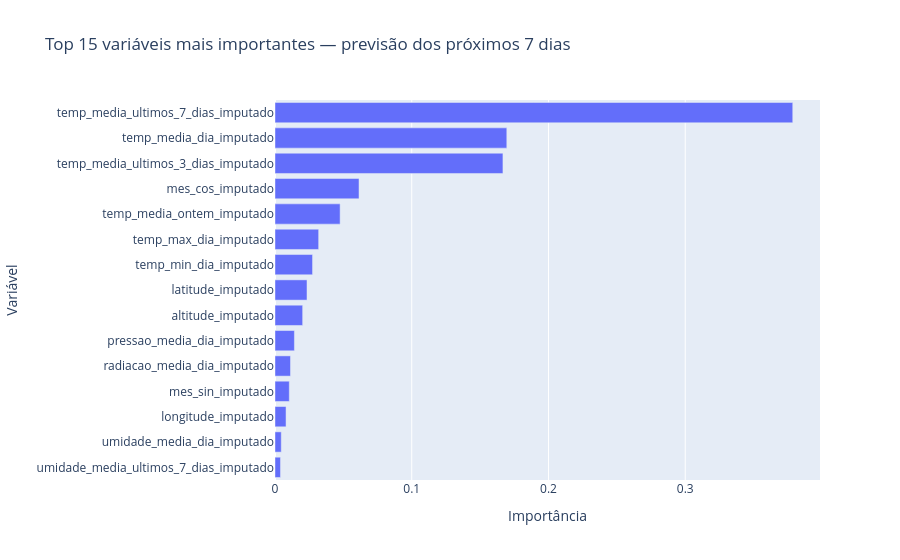

Notebook cell for this chart:
### Markdown cell above
### Gráfico: top 15 variáveis mais importantes — próximos 7 dias

### Code cell
importancias_semana.createOrReplaceTempView("importancias_semana")

imp_semana_rows = spark.sql("""
    SELECT
        feature,
        importancia
    FROM (
        SELECT
            feature,
            importancia
        FROM importancias_semana
        ORDER BY importancia DESC
        LIMIT 15
    )
    ORDER BY importancia ASC
""").collect()

imp_semana_plot = {
    "feature": [row["feature"] for row in imp_semana_rows],
    "importancia": [row["importancia"] for row in imp_semana_rows]
}

fig = px.bar(
    imp_semana_plot,
    x="importancia",
    y="feature",
    orientation="h",
    title="Top 15 variáveis mais importantes — previsão dos próximos 7 dias",
    labels={
        "importancia": "Importância",
        "feature": "Variável"
    }
)

fig.show()

### Figure 1 — Plotly figure (JSON) as saved in the notebook; plotly's stock layout.template omitted (floating-point values rounded to 4 significant figures)
{"data": [{"hovertemplate": "Importância=%{x}<br>Variável=%{y}<extra></extra>", "legendgroup": "", "marker": {"color": "#636efa", "pattern": {"shape": ""}}, "name": "", "orientation": "h", "showlegend": false, "textposition": "auto", "type": "bar", "x": [0.004007, 0.004572, 0.008076, 0.01045, 0.01133, 0.0142, 0.02023, 0.0234, 0.02746, 0.03193, 0.04762, 0.06145, 0.1667, 0.1695, 0.3786], "xaxis": "x", "y": ["umidade_media_ultimos_7_dias_imputado", "umidade_media_dia_imputado", "longitude_imputado", "mes_sin_imputado", "radiacao_media_dia_imputado", "pressao_media_dia_imputado", "altitude_imputado", "latitude_imputado", "temp_min_dia_imputado", "temp_max_dia_imputado", "temp_media_ontem_imputado", "mes_cos_imputado", "temp_media_ultimos_3_dias_imputado", "temp_media_dia_imputado", "temp_media_ultimos_7_dias_imputado"], "yaxis": "y"}], "layout": {"barmode": "relative", "legend": {"tracegroupgap": 0}, "title": {"text": "Top 15 variáveis mais importantes — previsão dos próximos 7 dias"}, "xaxis": {"anchor": "y", "domain": [0, 1], "title": {"text": "Importância"}}, "yaxis": {"anchor": "x", "domain": [0, 1], "title": {"text": "Variável"}}}}
